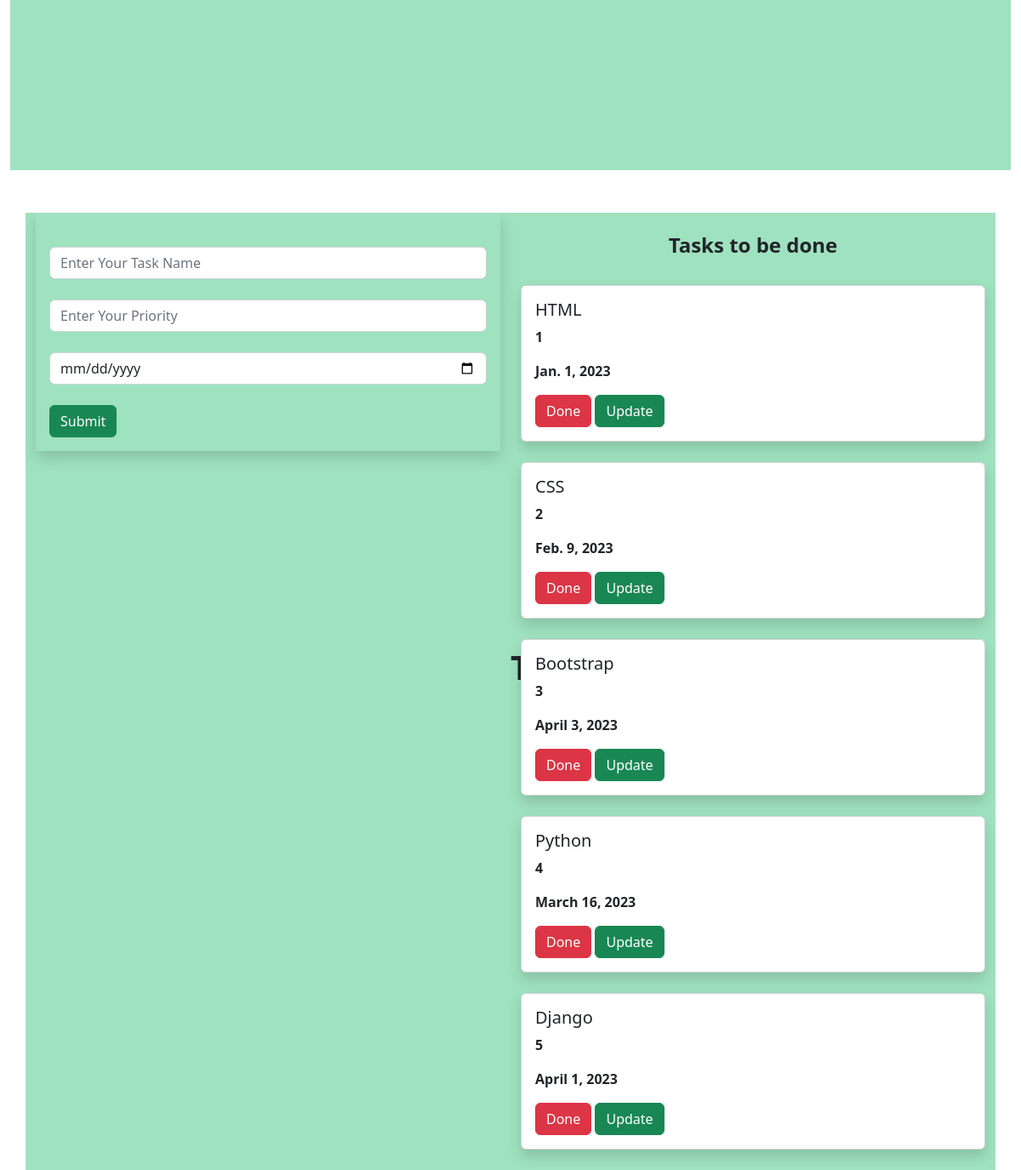
The page / on the database its author committed.
### apptodo/models.py (models this page shows, shortened)
class Task(models.Model):
    name = models.CharField(max_length=250)
    priority = models.IntegerField()
    date = models.DateField()

### apptodo/views.py (the view)
# urls.py: path('', views.add, name='add'),
def add(request):
    task1 = Task.objects.all()
    if request.method == 'POST':
        name = request.POST.get('task', '')
        priority = request.POST.get('priority', '')
        date = request.POST.get('date', '')
        task = Task(name=name, priority=priority, date=date)
        task.save()
    return render(request, 'home.html', {'task1': task1})

### templates/home.html (shortened to what this page needs)
{% extends 'base.html' %}
{% block content %}
<div class="container-fluid">
    <div class="row">
        <div class="col-md-12">
            <div class="banner" style="background-color:#9FE2BF ;width:100%;height:200px;margin-bottom:50px;">
                <div class="banner-text">
                    <br><br><br>
                    <h1 align="center"><b>Tasks To Do</b></h1>
                </div>
            </div>
        </div>
    </div>
</div>
<div class="container" style="background-color:#9FE2BF">
    <div class="row">
        <div class="col-md-6">
            <form method="POST" class="p-3 shadow" style="background-color:#9FE2BF">
                 <div class="form-group">
                     <br>
                     <input type="text" class="form-control" name="task" placeholder="Enter Your Task Name"><br>
                 </div>
                 <div class="form-group">
                    <input type="text" class="form-control" name="priority" placeholder="Enter Your Priority"><br>
                </div>
                <div class="form-group">
                    <input type="date" class="form-control" name="date" placeholder="Enter Your Date"><br>
                </div>
                    <input type="submit" class="btn btn-success">
            </form>
        </div>
        <div class="col-md-6">
            <br>
            <h4 align="center"><b>Tasks to be done</b></h4>
            <br>
            {% for i in task1 %}
                <div class="shadow card">
                    <div class="card-body">
                         <h5 class="card-title">{{i.name}}</h5>
                         <p><b>{{i.priority}}</b></p>
                         <p><b>{{i.date}}</b></p>
                         <a class="btn btn-danger" href="{% url 'delete' i.id %}">Done</a>
                         <a class="btn btn-success" href="{% url 'update' i.id %}">Update</a>
                     </div>
                </div>
            <br>
            {% endfor %}
        </div>
    </div>
</div>
{% endblock %}

### templates/base.html (shortened to what this page needs)
{% load static %}
<!DOCTYPE html>
<html lang="en">
<head>
  <link rel="stylesheet" href="https://cdn.jsdelivr.net/npm/bootstrap@5.2.3/dist/css/bootstrap.min.css">
  <link rel="stylesheet" href="{% static 'style.css' %}">
</head>
<body>
{% block content %}
{% endblock %}
</body>
</html>

### static/style.css (style rules this page uses)
.banner { background-color:LightGray; width:100%; height:200px; margin-bottom:50px; }
.banner-text { top:50%; left:50%; position:absolute; transform:transform; }
.container { background-color:Gray; }

### rows shown on the page
Task: name "HTML", priority "1", date "Jan. 1, 2023"
Task: name "CSS", priority "2", date "Feb. 9, 2023"
Task: name "Bootstrap", priority "3", date "April 3, 2023"
Task: name "Python", priority "4", date "March 16, 2023"
Task: name "Django", priority "5", date "April 1, 2023"
